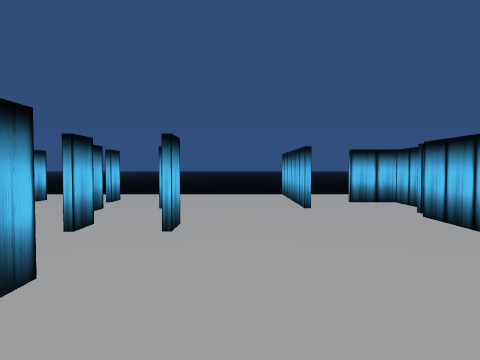
View 1 (above)

15 first-person views from a walk through a 3-D level made in the Unity game engine. The camera is 1.3 m above the floor, tilts 2° down and sees 70° across. The floor is counted in squares, 2 m on a side. Each view is taken from the middle of a square. On the plan, view 1 faces up. The plan holds only what a view shows up to about 10 squares ahead; the rest is blank. The place goes on beyond the plan. The player is left out.

View 2
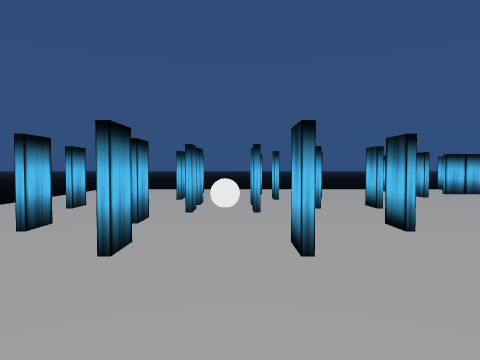

View 3
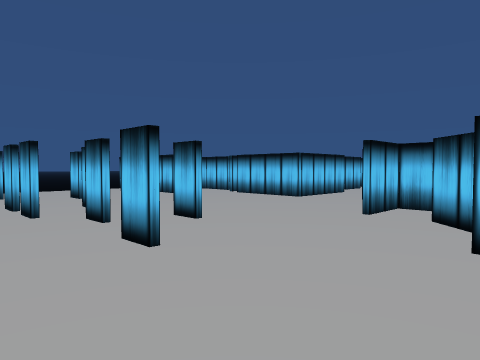

View 4
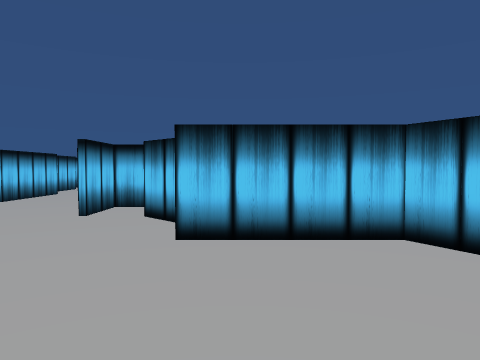

View 5
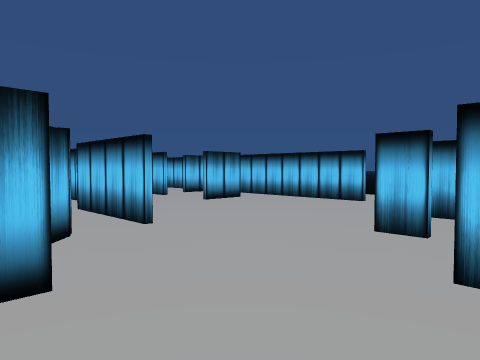

View 6
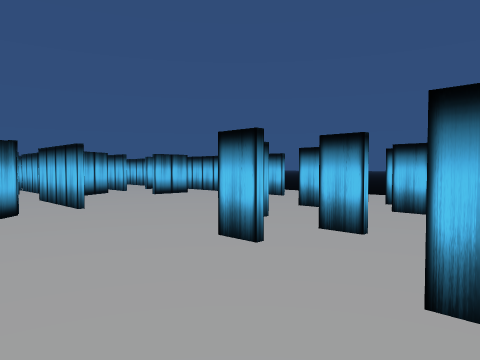

View 7
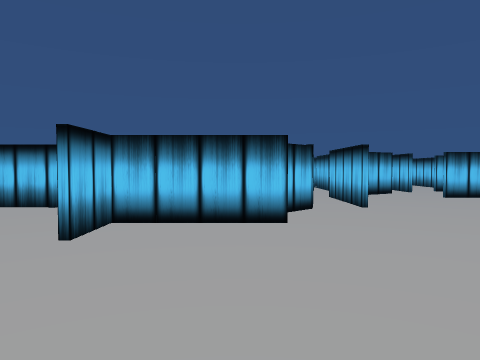

View 8
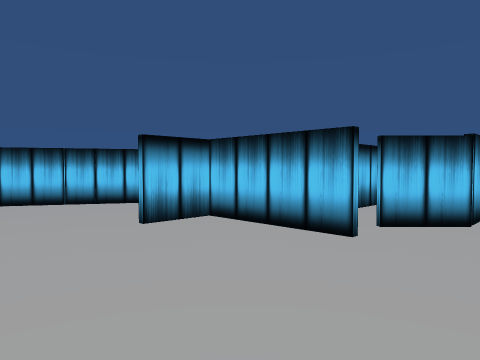

View 9
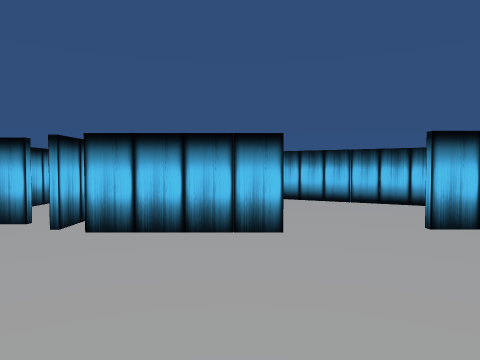

View 10
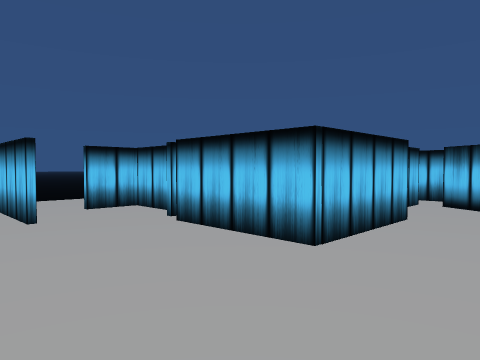

View 11
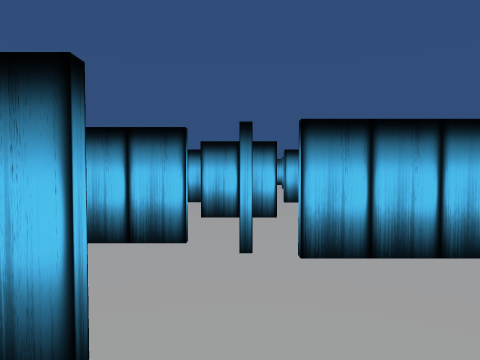

View 12
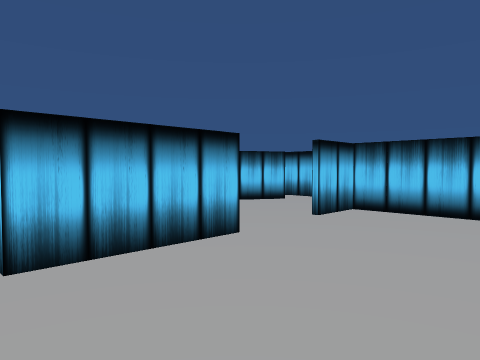

View 13
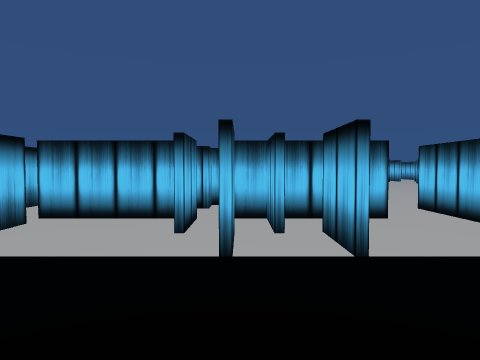

View 14
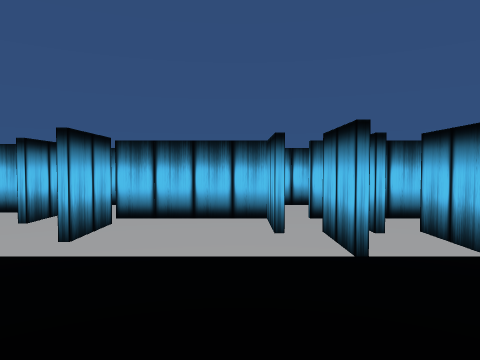

View 15
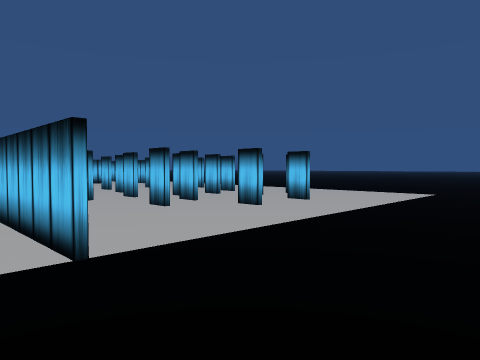

### Floor plan
Key: @ floor where view 1 was taken; # wall or solid block; x gap in a wall; . floor; = window, fence, low wall or low ledge.
Columns run from 5 left of view 1 to 9 right of it. Each row starts with its distance up from view 1.
 11        . ..
 10
  9       ..
  8 ......#.##..#
  7 .#.#..#x##..##
  6 ....#.#.#.==###
  5 ........######
  4 x###....### #.
  3 .##.....######
  2 x#.#.......#
  1 .#.#....#..#
  0 .....@###.##
 -1 #....### .#
 -2 #...#######
 -3 #=..#
 -4 #..##
 -5 #.###
 -6 #.##

Positions as (right, up) in squares from view 1, and headings:
1: (0, 0), facing up
2: (-3, -2), facing up
3: (-4, -2), facing up-right
4: (-4, -2), facing right
5: (1, 2), facing down-left
6: (1, 4), facing down-left
7: (1, 4), facing down
8: (-1, 3), facing down-right
9: (-1, 3), facing right
10: (0, 1), facing up-right
11: (0, 5), facing right
12: (0, 5), facing down-right
13: (4, 11), facing down
14: (5, 11), facing down
15: (2, 11), facing down-left
